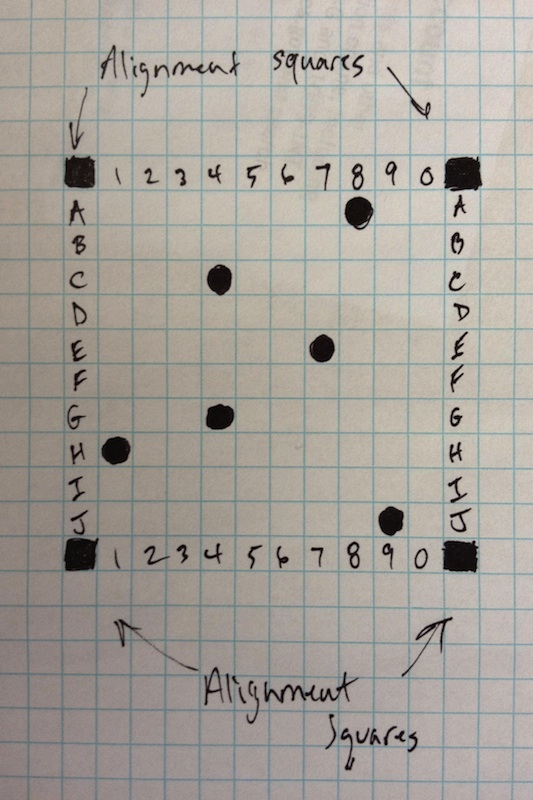
%> input picture so/images/onxij_small.jpg, 533 x 800 px
$ octave --eval "so;"   (GNU Octave 9; MATLAB toolbox functions it lacks are replaced by stand-ins)
%> lines starting %> are read from the running program, lines starting %| are printed output that depends on the picture; in (x1, y1, x2, y2) boxes, pixels count from 0 and x2, y2 are one past the last pixel; in counts of white or black regions, pixels touching at a corner belong together; the program's own positions count from 1
%
%
function so;

close all;

% Read in an image
im = imread('images/onxij_small.jpg');
%> im is the input picture: size 800x533x3 uint8; mean R, G, B 166.5, 161.5, 154.3
im = im2double(im);
%> im: size 800x533x3 double
im = rgb2gray(im);
%> im: size 800x533 double

%bw = f1(rgb2gray(im));
%figure;imshow(bw, []);title('Method 1');

%f2(im);

grid_edge = f3(im);

f5(im, grid_edge);

%f4(im);

return;

% Method 1: Quick & dirty morphology
%
% [12 lines left out: function f1, not called in this run]


% Method 2, play with HSV space
%
%
% [12 lines left out: function f2, not called in this run]


% Method 3, run-of-the-mill edge detectors + houglines
%
function grid_edge = f3(im)

	edge1 = edge(im, 'canny', [], 1.5);
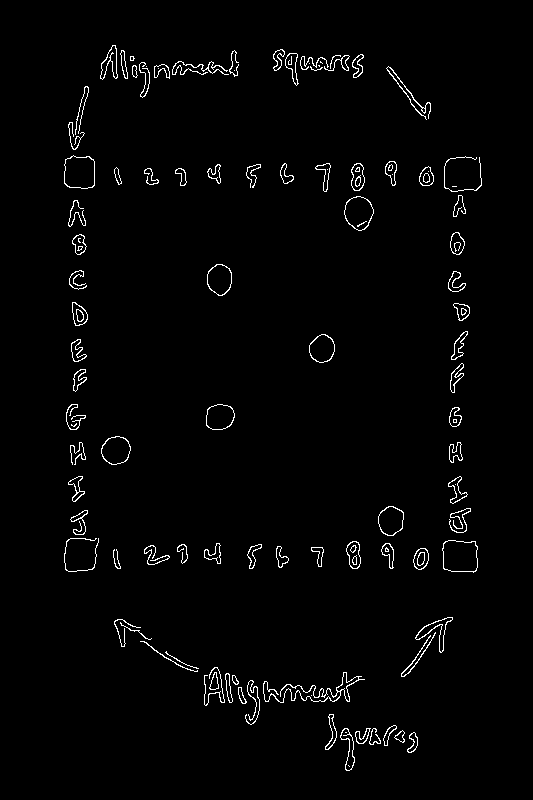
%> edge1: size 800x533 logical; 1.9% white in thin lines or dots, all inside (x1, y1, x2, y2) = (64, 45, 482, 771)

	f_makebw = @(I) im2bw(I.data, double(median(I.data(:)))/1.3);
	foreground = ~blockproc(im, [128 128], f_makebw);
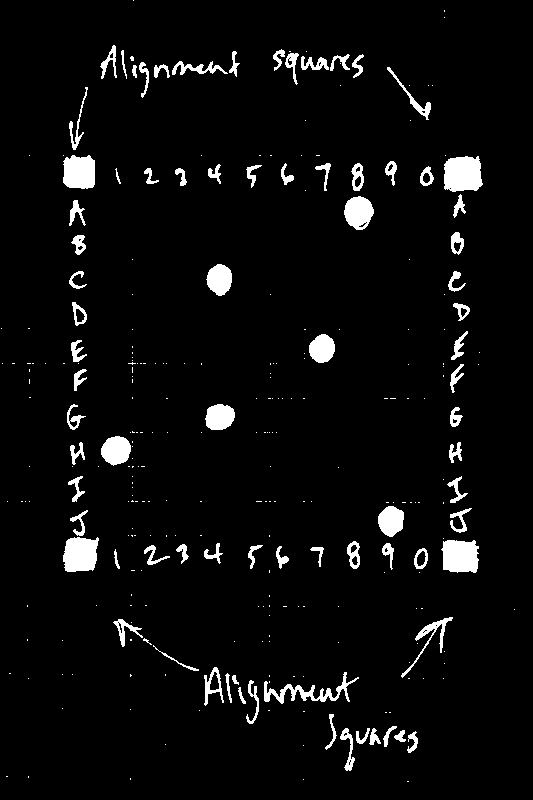
%> foreground: size 800x533 logical; 4.5% white; 293 white regions (213 under 20 px), largest, box (x1, y1, x2, y2) and area: (444, 156, 483, 192) 1191, (441, 540, 479, 573) 1066, (63, 537, 99, 572) 1042

	% dilate the foreground a bit
	se = strel('disk', 5);
	foreground = imdilate(foreground, se);
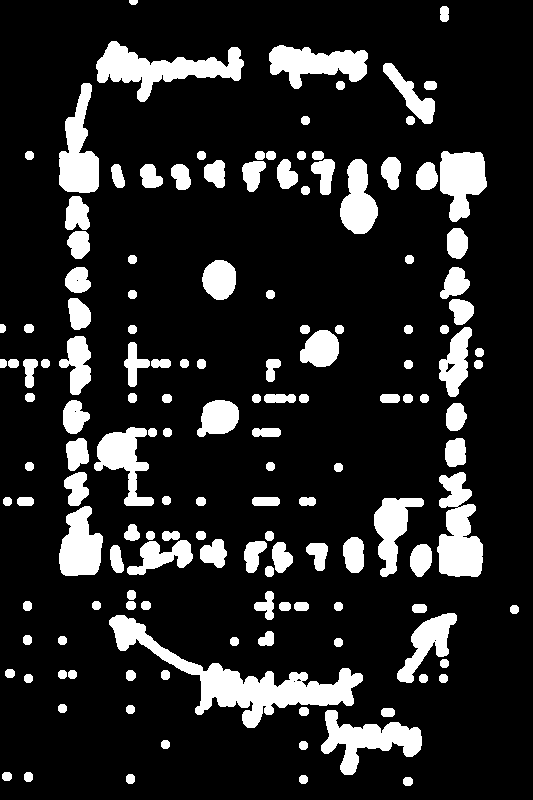
%> foreground: size 800x533 logical; 15.2% white; 146 white regions, largest, box (x1, y1, x2, y2) and area: (109, 615, 363, 728) 6735, (96, 41, 244, 102) 3665, (437, 472, 483, 577) 3176

	edge1(find(foreground)) = 0;
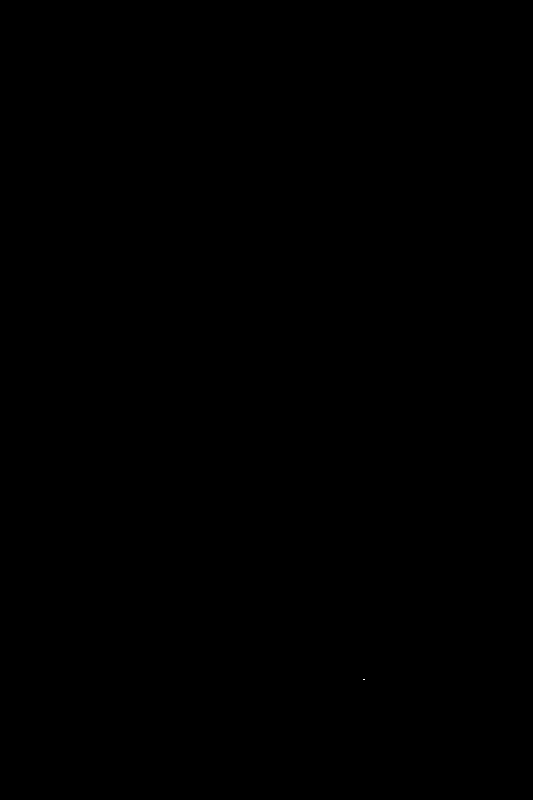
%> edge1: size 800x533 logical; 0% white in thin lines or dots, all inside (x1, y1, x2, y2) = (363, 679, 365, 680)

	grid_edge = edge1;

	figure;imshow(edge1, []);title('edge')


% Method 4
% detect the grid
%
% [74 lines left out: function f4, not called in this run]


% Method 5
% Run of the mill hough detection
%
function f5(im, im_edge)

	%	find major lines by using the Hough transform
	[H theta rho] = hough(im_edge);
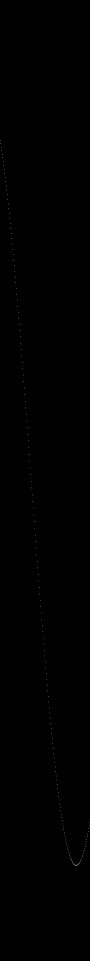
%> H: size 1921x180 double (shown at 1/2 size); min 0, max 2, mean 0.00104; drawn with min black and max white
%> theta = 180 values from -90 to 89; rho = 1921 values from -960 to 960

	% show fancy colormap
	figure;
	hold on;
	imshow(imadjust(mat2gray(H)),'XData',theta,'YData',rho,...
	      'InitialMagnification','fit');
	title('Hough transform');
	xlabel('\theta'), ylabel('\rho');
	axis on, axis normal, hold on;
	colormap(hot);

	%	detect lines
	hpeaks = houghpeaks(H, 45, 'Threshold', 0.025*max(H(:)), 'NHoodsize', [27 27]);
%> hpeaks = 45 rows, first 12: [282 1; 302 4; 316 6; 331 8; 347 10; 364 12; 381 14; 399 16; 418 18; 437 20; 478 24; 499 26]
	x = theta(hpeaks(:, 2));
%> x = 45 values, max 85 at index 31, min -90 at index 1, mean -30.69
	y = rho(hpeaks(:, 1));
%> y = 45 values, max 766 at index 27, min -679 at index 1, mean -101.5
	plot(x, y, 's', 'color', 'white');
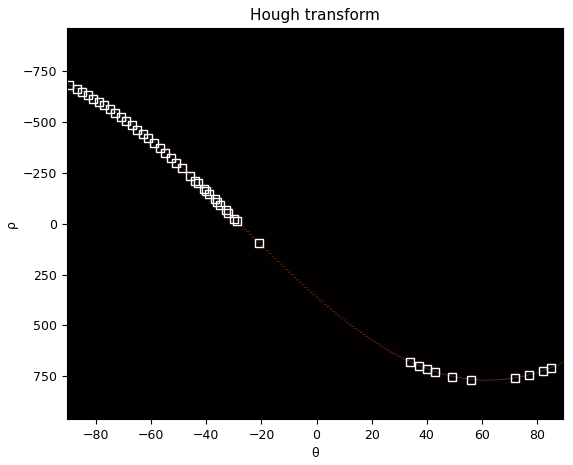
%> figure redrawn from the program's plot data
	hold off;
	% extract line segments
	hlines = houghlines(im_edge, theta, rho, hpeaks, 'FillGap', 35,'MinLength', 5);
%> hlines = empty struct

	figure;
	hold on
	imshow(im, []);
	for i=1:length(hlines)
		xy = [hlines(i).point1; hlines(i).point2];
		line(xy(:, 1),xy(:, 2), 'Color', 'g', 'LineWidth', 1);
	end;
%> this loop made 0 passes

	return
